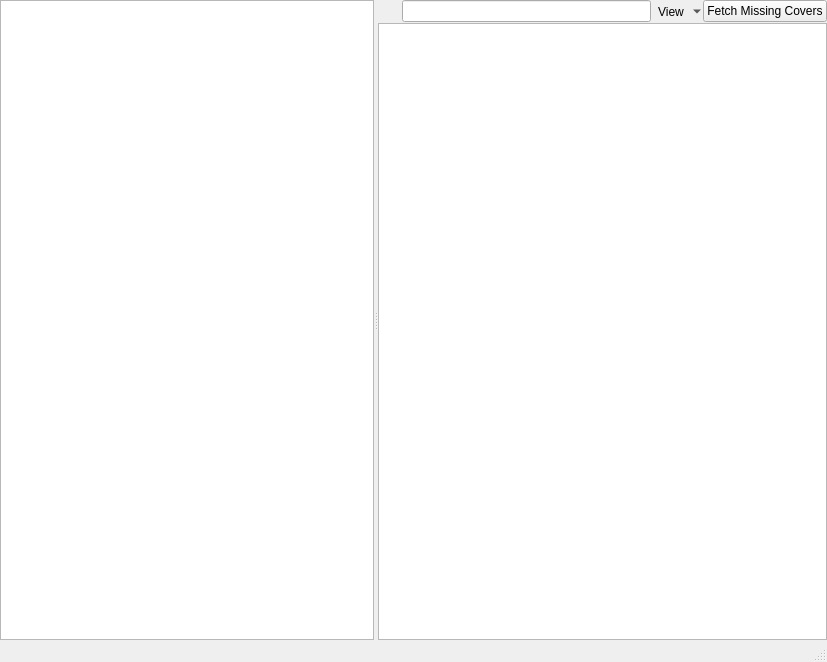
<?xml version="1.0" encoding="UTF-8"?>
<ui version="4.0">
 <class>CoverManager</class>
 <widget class="QMainWindow" name="CoverManager">
  <property name="geometry">
   <rect>
    <x>0</x>
    <y>0</y>
    <width>827</width>
    <height>662</height>
   </rect>
  </property>
  <property name="windowTitle">
   <string>Cover Manager</string>
  </property>
  <property name="windowIcon">
   <iconset resource="../../data/data.qrc">
    <normaloff>:/icon.png</normaloff>:/icon.png</iconset>
  </property>
  <widget class="QWidget" name="centralWidget">
   <layout class="QVBoxLayout" name="verticalLayout_2">
    <property name="margin">
     <number>0</number>
    </property>
    <item>
     <widget class="QSplitter" name="splitter">
      <property name="orientation">
       <enum>Qt::Horizontal</enum>
      </property>
      <widget class="QListWidget" name="artists">
       <property name="alternatingRowColors">
        <bool>true</bool>
       </property>
       <property name="selectionBehavior">
        <enum>QAbstractItemView::SelectRows</enum>
       </property>
       <property name="iconSize">
        <size>
         <width>24</width>
         <height>24</height>
        </size>
       </property>
       <property name="uniformItemSizes">
        <bool>true</bool>
       </property>
      </widget>
      <widget class="QWidget" name="widget" native="true">
       <layout class="QVBoxLayout" name="verticalLayout">
        <property name="spacing">
         <number>0</number>
        </property>
        <property name="margin">
         <number>0</number>
        </property>
        <item>
         <layout class="QHBoxLayout" name="horizontalLayout">
          <property name="spacing">
           <number>0</number>
          </property>
          <item>
           <widget class="QToolButton" name="clear">
            <property name="iconSize">
             <size>
              <width>16</width>
              <height>16</height>
             </size>
            </property>
            <property name="autoRaise">
             <bool>true</bool>
            </property>
           </widget>
          </item>
          <item>
           <widget class="LineEdit" name="filter">
            <property name="hint" stdset="0">
             <string>Enter search terms here</string>
            </property>
           </widget>
          </item>
          <item>
           <widget class="QToolButton" name="view">
            <property name="text">
             <string>View</string>
            </property>
            <property name="iconSize">
             <size>
              <width>16</width>
              <height>16</height>
             </size>
            </property>
            <property name="popupMode">
             <enum>QToolButton::MenuButtonPopup</enum>
            </property>
            <property name="toolButtonStyle">
             <enum>Qt::ToolButtonTextBesideIcon</enum>
            </property>
            <property name="autoRaise">
             <bool>true</bool>
            </property>
           </widget>
          </item>
          <item>
           <widget class="QPushButton" name="fetch">
            <property name="text">
             <string>Fetch Missing Covers</string>
            </property>
            <property name="iconSize">
             <size>
              <width>16</width>
              <height>16</height>
             </size>
            </property>
           </widget>
          </item>
         </layout>
        </item>
        <item>
         <widget class="AlbumCoverManagerList" name="albums">
          <property name="dragEnabled">
           <bool>true</bool>
          </property>
          <property name="dragDropMode">
           <enum>QAbstractItemView::DragOnly</enum>
          </property>
          <property name="alternatingRowColors">
           <bool>false</bool>
          </property>
          <property name="selectionMode">
           <enum>QAbstractItemView::ExtendedSelection</enum>
          </property>
          <property name="iconSize">
           <size>
            <width>120</width>
            <height>120</height>
           </size>
          </property>
          <property name="flow">
           <enum>QListView::LeftToRight</enum>
          </property>
          <property name="isWrapping" stdset="0">
           <bool>true</bool>
          </property>
          <property name="resizeMode">
           <enum>QListView::Adjust</enum>
          </property>
          <property name="spacing">
           <number>2</number>
          </property>
          <property name="viewMode">
           <enum>QListView::IconMode</enum>
          </property>
          <property name="uniformItemSizes">
           <bool>true</bool>
          </property>
          <property name="wordWrap">
           <bool>true</bool>
          </property>
         </widget>
        </item>
       </layout>
      </widget>
     </widget>
    </item>
   </layout>
  </widget>
  <widget class="QStatusBar" name="statusBar"/>
  <action name="action_show_fullsize">
   <property name="text">
    <string>Show fullsize...</string>
   </property>
  </action>
  <action name="action_fetch">
   <property name="text">
    <string>Fetch automatically</string>
   </property>
  </action>
  <action name="action_choose_manual">
   <property name="text">
    <string>Load cover from disk...</string>
   </property>
  </action>
  <action name="action_unset_cover">
   <property name="text">
    <string>Unset cover</string>
   </property>
  </action>
  <action name="action_load">
   <property name="text">
    <string>Load</string>
   </property>
  </action>
  <action name="action_add_to_playlist">
   <property name="text">
    <string>Add to playlist</string>
   </property>
  </action>
  <action name="action_search_manual">
   <property name="text">
    <string>Search for album covers...</string>
   </property>
  </action>
 </widget>
 <customwidgets>
  <customwidget>
   <class>LineEdit</class>
   <extends>QLineEdit</extends>
   <header>widgets/lineedit.h</header>
  </customwidget>
  <customwidget>
   <class>AlbumCoverManagerList</class>
   <extends>QListWidget</extends>
   <header>ui/albumcovermanagerlist.h</header>
  </customwidget>
 </customwidgets>
 <tabstops>
  <tabstop>artists</tabstop>
  <tabstop>clear</tabstop>
  <tabstop>filter</tabstop>
  <tabstop>view</tabstop>
  <tabstop>fetch</tabstop>
  <tabstop>albums</tabstop>
 </tabstops>
 <resources>
  <include location="../../data/data.qrc"/>
 </resources>
 <connections/>
</ui>
